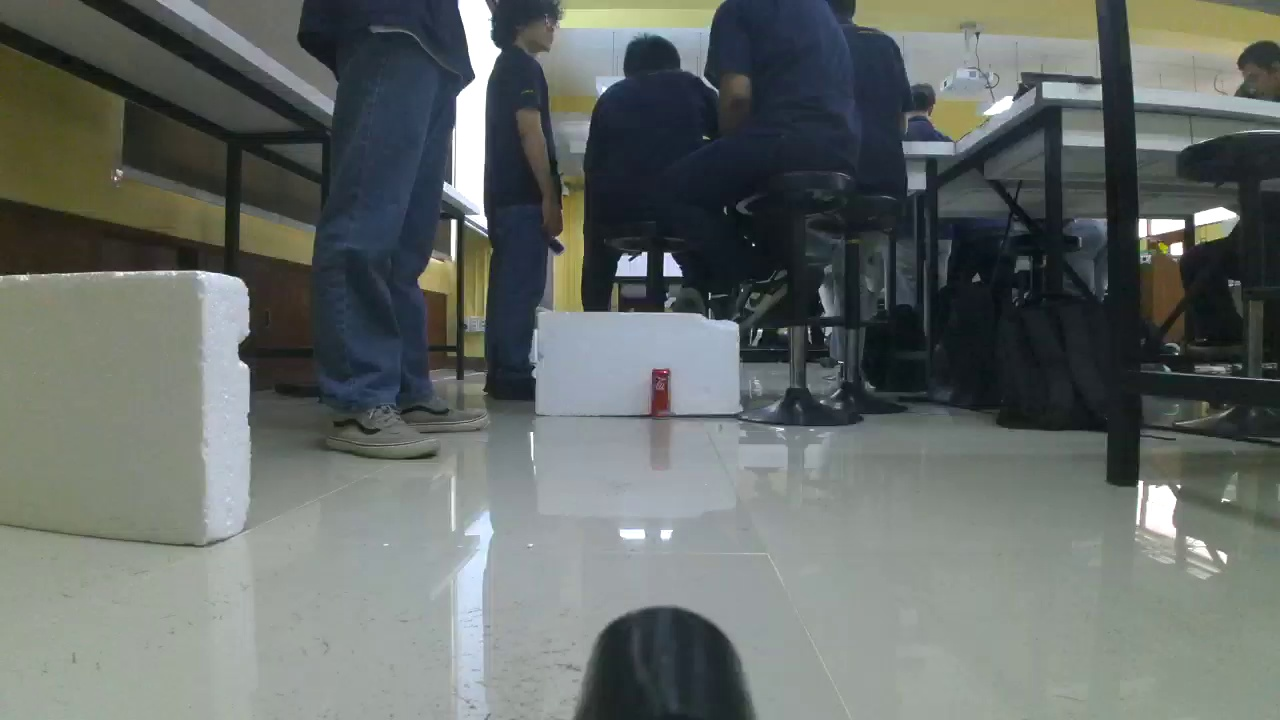
#> input picture find_coke/captured_image_3.jpg, 1280 x 720 px
$ jupyter execute --allow-errors cv_image_process.ipynb
#> lines starting #> are read from the running program, lines starting #| are printed output that depends on the picture; after the words box and inside, x2 and y2 are one past the last pixel; in counts of white or black regions, pixels touching at a corner belong together; long printed decimals are rounded
# Robot sensei

[cell 1]
import cv2
import matplotlib.pyplot as plt
import numpy as np

# โหลดภาพที่ต้องการ

[cell 2]
img = cv2.imread("captured_image_3.jpg")  #โหลดภาพ
#> img is the input picture: shape (720, 1280, 3); mean B, G, R 104.1, 107.1, 100.9
image_hsv = cv2.cvtColor(img, cv2.COLOR_BGR2HSV) #แปลงเป็นHSV
#> image_hsv: shape (720, 1280, 3); mean H, S, V 75.1, 46.1, 111.1
h,s,v=cv2.split(image_hsv) #แยกHSV เป็น hue saturation value
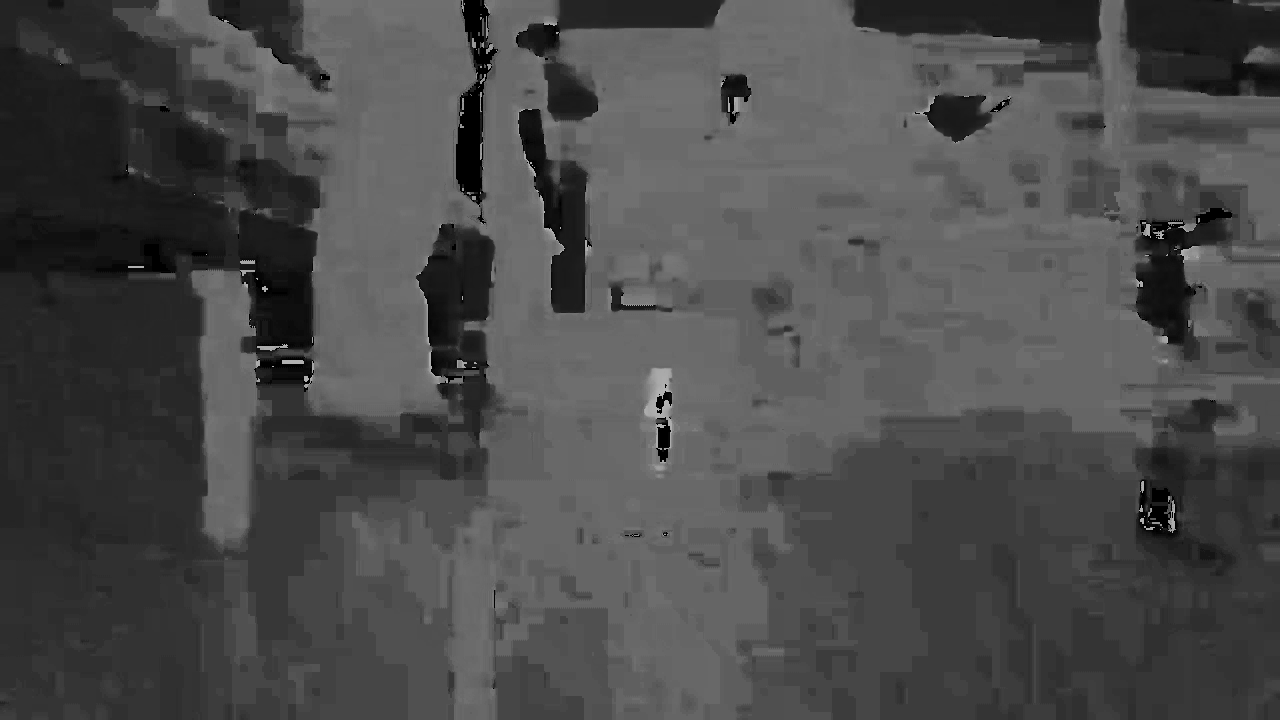
#> h: shape (720, 1280); min 0, max 179, mean 75.1
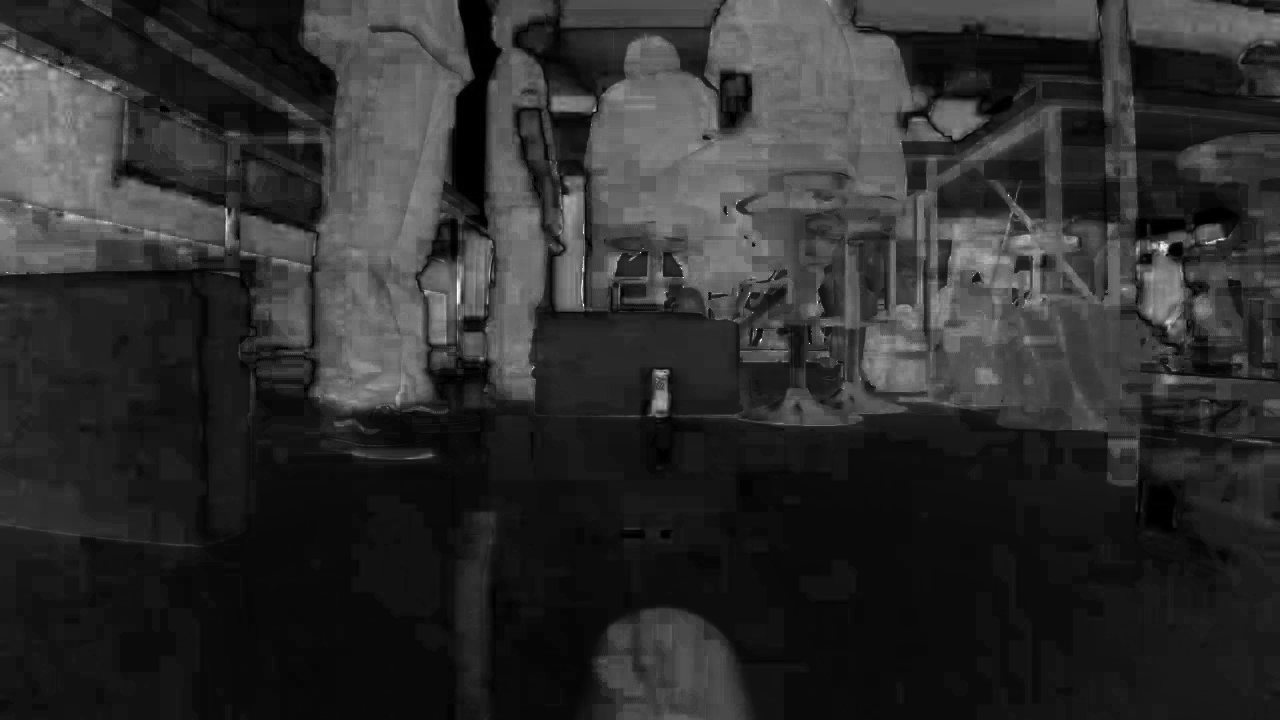
#> s: shape (720, 1280); min 0, max 255, mean 46.1
h_blur = cv2.GaussianBlur(h, (7, 7), 0) #เลือกh มาเบลอเพื่อลดnoise
plt.imshow(h_blur,cmap='hsv')
plt.title('Hue Channel')
plt.axis('off')
plt.show()  #แสดงผล

# ทำให้เป็น binary

[cell 3]
img_binary = ((h_blur > 0) & (h_blur < 10)) | ((h_blur > 140) & (h_blur < 180)) #ทำเป็นbinary โดยกำหนดสีที่ต้องการเป็นสีแดง
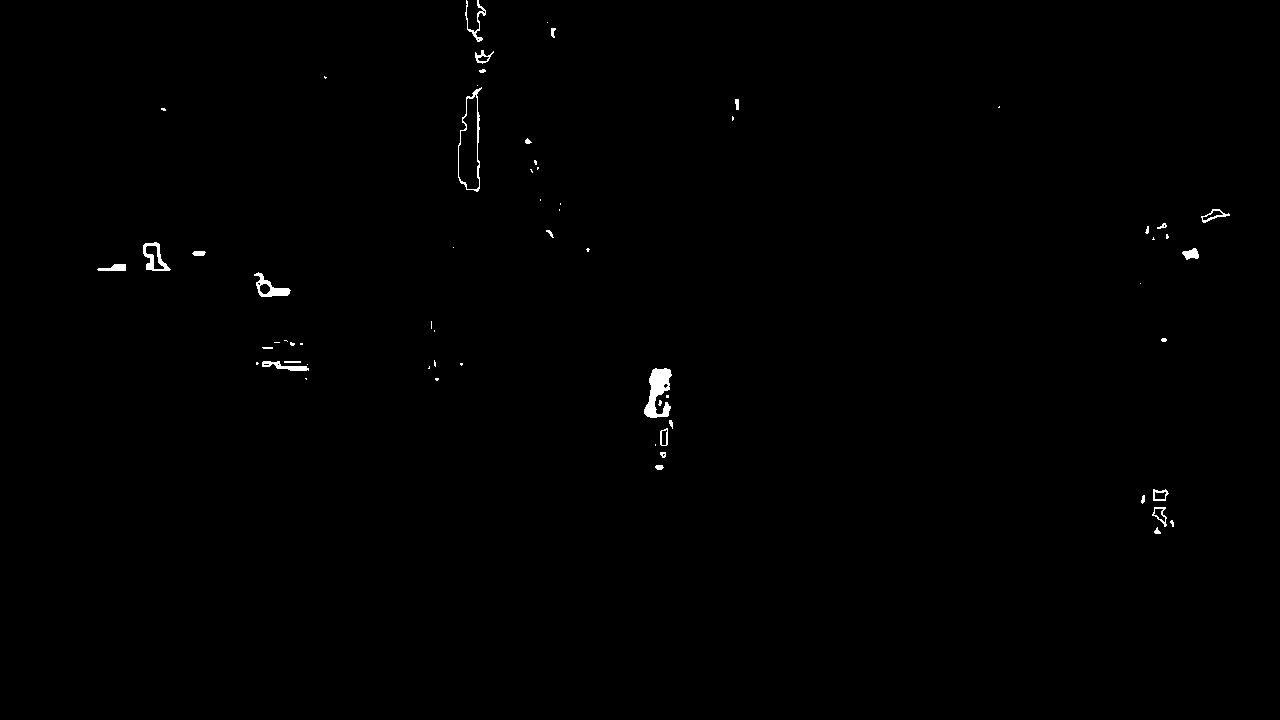
#> img_binary: shape (720, 1280) bool; 0.4% white; 63 white regions (34 under 20 px), largest, box (x1, y1, x2, y2) and area: (644, 368, 672, 418) 795, (458, 87, 482, 192) 366, (254, 272, 291, 297) 336
plt.imshow(img_binary, cmap='gray') #สีที่ตรงเงื่อนไขเป็นสีขาว ถ้าไม่เป็นสีดำ
plt.title('Binary Image') #แสดงผล

# โหลด bounding box(mask)

[cell 4]
templat1=cv2.imread("bounding_box_1.jpg") #โหลดภาพ
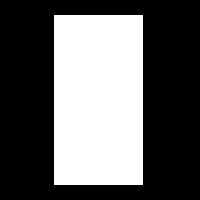
#> input picture find_coke/bounding_box_1.jpg, 200 x 200 px
#> templat1 is the input picture: shape (200, 200, 3); min 0, max 255, mean 96.5
template_hsv=cv2.cvtColor(templat1,cv2.COLOR_BGR2HSV) #แปลงเป็นHSV
#> template_hsv: shape (200, 200, 3); mean H, S, V 0, 0, 96.5
template_h,template_s,template_v_1=cv2.split(template_hsv) #แยกHSV เป็น hue saturation value
#> template_h: shape (200, 200); every value is 0
template_binary1 = (template_v_1 > 100) #สร้างmask
#> template_binary1: shape (200, 200) bool; 37.8% white; 1 white region, box (x1, y1, x2, y2) and area: (54, 15, 143, 185) 15130
plt.imshow(template_binary1, cmap='gray') #แสดงgrayscale
plt.title('Binary Image') #แสดงผล

templat2=cv2.imread("bounding_box_2.jpg") #โหลดภาพ
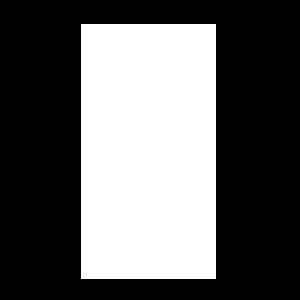
#> input picture find_coke/bounding_box_2.jpg, 100 x 100 px (shown 3 times larger)
#> templat2 is the input picture: shape (100, 100, 3); 38.2% white; 1 white region, box (x1, y1, x2, y2) and area: (27, 8, 72, 93) 3825
template_hsv=cv2.cvtColor(templat2,cv2.COLOR_BGR2HSV) #แปลงเป็นHSV
#> template_hsv: shape (100, 100, 3); mean H, S, V 0, 0, 97.5
template_h,template_s,template_v_2=cv2.split(template_hsv) #แยกHSV เป็น hue saturation value
#> template_h: shape (100, 100); every value is 0
template_binary2 = (template_v_2 > 100) #สร้างmask
plt.imshow(template_binary2, cmap='gray') #แสดงgrayscale
plt.title('Binary Image') #แสดงผล

templat3=cv2.imread("bounding_box_3.jpg") #โหลดภาพ
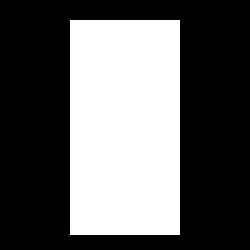
#> input picture find_coke/bounding_box_3.jpg, 50 x 50 px (shown 5 times larger)
#> templat3 is the input picture: shape (50, 50, 3); min 0, max 255, mean 96.5
template_hsv=cv2.cvtColor(templat3,cv2.COLOR_BGR2HSV) #แปลงเป็นHSV
#> template_hsv: shape (50, 50, 3); mean H, S, V 0, 0, 96.5
template_h,template_s,template_v_3=cv2.split(template_hsv) #แยกHSV เป็น hue saturation value
#> template_h: shape (50, 50); every value is 0
template_binary3 = (template_v_3 > 100) #สร้างmask
#> template_binary3: shape (50, 50) bool; 37.8% white; 1 white region, box (x1, y1, x2, y2) and area: (14, 4, 36, 47) 946
plt.imshow(template_binary3, cmap='gray') #แสดงgrayscale
plt.title('Binary Image') #แสดงผล

# เลือกtemplateที่ตรงกันที่สุด และแสดงผล

[cell 5]
#เปลี่ยนเป็น uint8 เพื่อให้ สามารถใช้ cv2.matchTemplate ได้ โดยการ*255เพื่อปรับให้ 0(ขาว),255(ดำ)
img_binary_uint8 = img_binary.astype(np.uint8) * 255
template_binary_uint8_1 = template_binary1.astype(np.uint8) * 255
template_binary_uint8_2 = template_binary2.astype(np.uint8) * 255
template_binary_uint8_3 = template_binary3.astype(np.uint8) * 255
#จับคู่ภาพกับtemplate โดยเลือกtemplate
value = cv2.matchTemplate(img_binary_uint8, template_binary_uint8_1, cv2.TM_CCOEFF_NORMED)
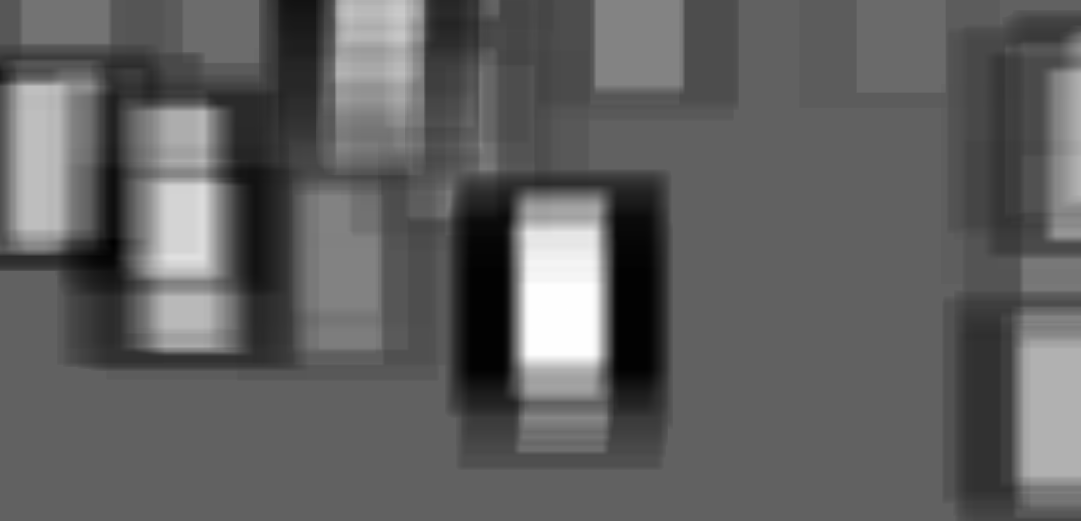
#> value: shape (521, 1081) float32; min -0.127, max 0.203, mean -0.00111; drawn with min black and max white
value2 = cv2.matchTemplate(img_binary_uint8, template_binary_uint8_2, cv2.TM_CCOEFF_NORMED)
value3 = cv2.matchTemplate(img_binary_uint8, template_binary_uint8_3, cv2.TM_CCOEFF_NORMED)
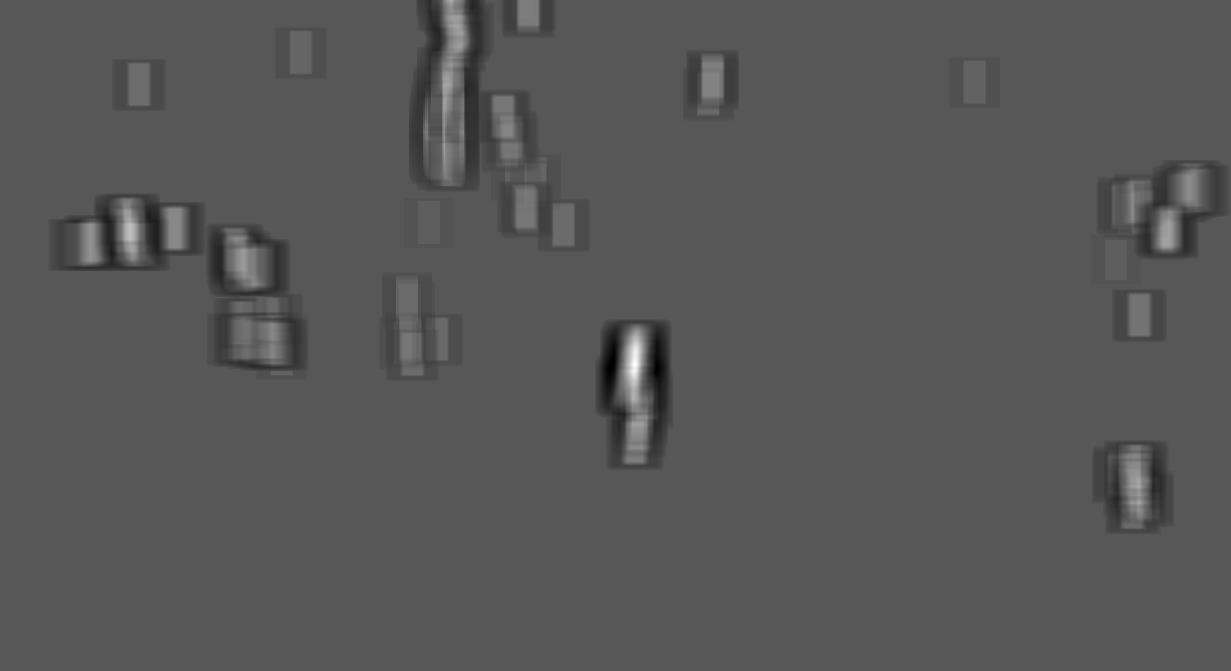
#> value3: shape (671, 1231) float32; min -0.354, max 0.68, mean -0.00163; drawn with min black and max white

[cell 6]
#หาค่าสูงสุดของแต่ละสเกล
min_val, max_val, min_loc, max_loc = cv2.minMaxLoc(value)
#> min_val = -0.127; max_val = 0.203; min_loc = (113, 241); max_loc = (546, 285)
min_val2, max_val2, min_loc2, max_loc2 = cv2.minMaxLoc(value2)
#> min_val2 = -0.257; max_val2 = 0.401; min_loc2 = (572, 369); max_loc2 = (611, 353)
min_val3, max_val3, min_loc3, max_loc3 = cv2.minMaxLoc(value3)
#> min_val3 = -0.354; max_val3 = 0.68; min_loc3 = (656, 369); max_loc3 = (635, 364)
#เลือกtemplateที่ตรงกันมากที่สุดมาแสดงผล
if max(max_val, max_val2, max_val3) == max_val:
    top_left = max_loc
    template_h, template_w = template_binary_uint8_1.shape
    max_val = max_val
    bottom_right = (top_left[0] + template_w, top_left[1] + template_h)
elif max(max_val, max_val2, max_val3) == max_val2:
    top_left = max_loc2
    template_h, template_w = template_binary_uint8_2.shape
    max_val = max_val2
    bottom_right = (top_left[0] + template_w, top_left[1] + template_h)
else:
    top_left = max_loc3
#> top_left = (635, 364)
    template_h, template_w = template_binary_uint8_3.shape
#> template_h = 50; template_w = 50
    max_val = max_val3
#> max_val = 0.68
    bottom_right = (top_left[0] + template_w, top_left[1] + template_h)
#> bottom_right = (685, 414)
cv2.rectangle(img, top_left, bottom_right, 255, 2) # วาดกรอบ
plt.imshow(cv2.cvtColor(img, cv2.COLOR_BGR2RGB)) # แสดงผล
plt.show()
print(max_val) # แสดงค่าที่ตรงกันมากที่สุด
#| 0.68
